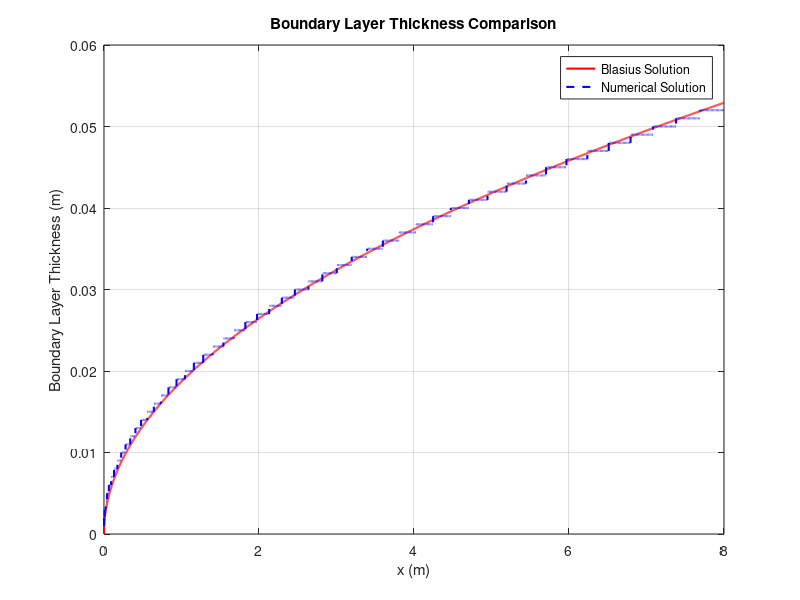
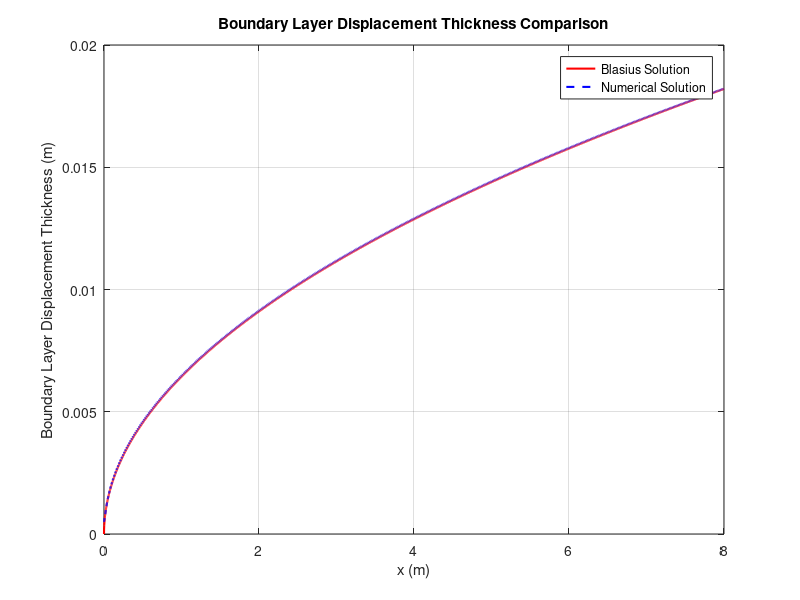
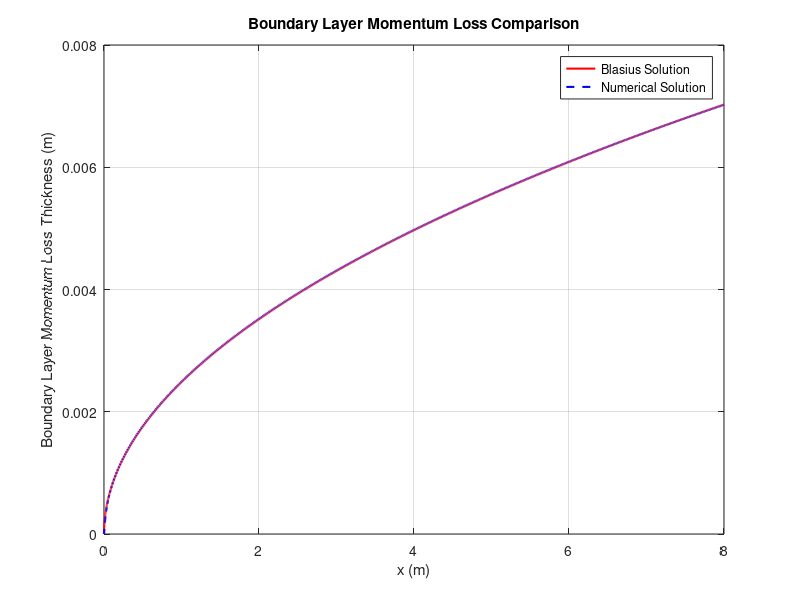
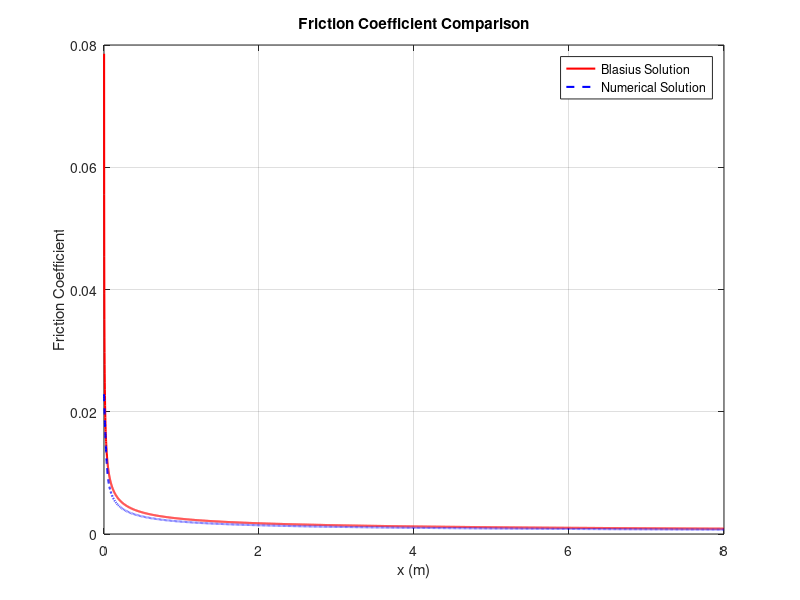

Recreate these plots in MATLAB, in order.
clear
clc
close all

U = 1;                
nu = 1.4e-5; 
den = 1.225;
L = 8;                 
H = 0.06;             
dx = 0.001;            
dy = 0.001;          
Nx = int64(L/dx + 1);         
Ny = int64(H/dy + 1);         

u = zeros(Ny, Nx);     
v = zeros(Ny, Nx);    

u(:, 1) = U;           
u(1, :) = 0;           
v(1, :) = 0;           
v(end, :) = 0;        
u(end, :) = U;         

x = linspace(0, L, Nx);
y = linspace(0, H, Ny);


for i = 1:Nx-1
    fprintf('%d %d\n', i, Nx);

    for j = 2:Ny-1
        u(j, i+1) = u(j, i) + nu * (u(j+1, i) - 2 * u(j, i) + u(j-1, i)) / u(j, i) ...
                    * dx / (dy^2) - ((u(j+1, i) - u(j-1, i)) / 2 )* (v(j, i) / u(j, i)) * (dx / dy);
        
        v(j, i+1) = v(j-1, i+1)  - 0.5 * ((u(j,i+1) - u(j,i)) / dx + (u(j-1,i+1) - u(j-1,i)) / dx) * dy;
    end
end

% Blasius analytical solutions
Re = U * x / nu;
delta_blausius = 5 * x ./ sqrt(Re);
delta_blausius(1)=0;
delta_star_blausius = 1.72 * x ./ sqrt(Re);
delta_star_blausius(1)=0;
delta_2_blausius = 0.664 * x ./ sqrt(Re);
delta_2_blausius(1)=0;
cf_blausius = 0.664 ./ sqrt(Re);
%cf_blausius(1)=0;

% Numerical solutions
[~, idx] = max(u >= 0.99 * U, [], 1); 
delta_numerical = y(idx);

f = 1 - u / U;
delta_star_numerical = trapz(y, f);

f2 = (u / U) .* (1 - u / U);
delta_2_numerical = trapz(y, f2);

t_wall = nu * (u(2, :) / dy);
cf_numerical = t_wall / (0.5 * den * U^2);
%%
%PLOTTING STUFF
figure
plot(x, delta_blausius, 'r-', 'LineWidth', 1.5)
hold on
plot(x, delta_numerical, 'b--', 'LineWidth', 1.5)
xlabel('x (m)')
ylabel('Boundary Layer Thickness (m)')
title('Boundary Layer Thickness Comparison')
legend('Blasius Solution', 'Numerical Solution')
grid on
hold off

figure
plot(x, delta_star_blausius, 'r-', 'LineWidth', 1.5)
hold on
plot(x, delta_star_numerical, 'b--', 'LineWidth', 1.5);
xlabel('x (m)')
ylabel('Boundary Layer Displacement Thickness (m)')
title('Boundary Layer Displacement Thickness Comparison')
legend('Blasius Solution', 'Numerical Solution')
grid on
hold off

figure
plot(x, delta_2_blausius, 'r-', 'LineWidth', 1.5); hold on
plot(x, delta_2_numerical, 'b--', 'LineWidth', 1.5)
xlabel('x (m)')
ylabel('Boundary Layer Momentum Loss Thickness (m)')
title('Boundary Layer Momentum Loss Comparison')
legend('Blasius Solution', 'Numerical Solution')
grid on
hold off

figure
plot(x, cf_blausius, 'r-', 'LineWidth', 1.5); hold on
plot(x, cf_numerical, 'b--', 'LineWidth', 1.5)
xlabel('x (m)')
ylabel('Friction Coefficient')
title('Friction Coefficient Comparison')
legend('Blasius Solution', 'Numerical Solution')
grid on
hold off


% Error calculations
% Boundary Layer Thickness
error_delta_mae = mean(abs(delta_blausius - delta_numerical));
error_delta_rmse = sqrt(mean((delta_blausius - delta_numerical).^2));
error_delta_max = max(abs(delta_blausius - delta_numerical));

% Displacement Thickness
error_delta_star_mae = mean(abs(delta_star_blausius - delta_star_numerical));
error_delta_star_rmse = sqrt(mean((delta_star_blausius - delta_star_numerical).^2));
error_delta_star_max = max(abs(delta_star_blausius - delta_star_numerical));

% Momentum Thickness
error_delta_2_mae = mean(abs(delta_2_blausius - delta_2_numerical));
error_delta_2_rmse = sqrt(mean((delta_2_blausius - delta_2_numerical).^2));
error_delta_2_max = max(abs(delta_2_blausius - delta_2_numerical));

% Friction Coefficient
error_cf_mae = mean(abs(cf_blausius(2:end) - cf_numerical(2:end)));
error_cf_rmse = sqrt(mean((cf_blausius(2:end) - cf_numerical(2:end)).^2));
error_cf_max = max(abs(cf_blausius(2:end) - cf_numerical(2:end)));

disp('Errors for Boundary Layer Thickness (delta):')
disp(['MAE: ', num2str(error_delta_mae)])
disp(['RMSE: ', num2str(error_delta_rmse)])
disp(['Max Error: ', num2str(error_delta_max)])

disp('Errors for Displacement Thickness (delta*):')
disp(['MAE: ', num2str(error_delta_star_mae)])
disp(['RMSE: ', num2str(error_delta_star_rmse)])
disp(['Max Error: ', num2str(error_delta_star_max)])

disp('Errors for Momentum Thickness (delta2):')
disp(['MAE: ', num2str(error_delta_2_mae)])
disp(['RMSE: ', num2str(error_delta_2_rmse)])
disp(['Max Error: ', num2str(error_delta_2_max)])

disp('Errors for Friction Coefficient (cf):')
disp(['MAE: ', num2str(error_cf_mae)])
disp(['RMSE: ', num2str(error_cf_rmse)])
disp(['Max Error: ', num2str(error_cf_max)])





plot_contours = input(['Contour και  διανύσματα της ταχύτητας eίναι βαριά. Plot? (yes/no): '], 's');

if strcmpi(plot_contours, 'yes')
    [X, Y] = meshgrid(x, y);
    figure
    contourf(X, Y, sqrt(u.^2 + v.^2), 50, 'LineColor', 'none') 
    hold on
    plot(X(:), Y(:), 'k.', 'MarkerSize', 0.5); 
    plot(x, delta_blausius, 'r-', 'LineWidth', 3)
    plot(x, delta_numerical, 'b--', 'LineWidth', 3)
    colorbar;
    xlabel('x (m)')
    ylabel('y (m)')
    title('Velocity |V| Contour Plot')
    grid on
    hold off

    figure
    quiver(X, Y, u, v, 'k')
    yline(0, 'b', 'LineWidth', 0.5)
    xlabel('x (m)')
    ylabel('y (m)')
    title('Velocity Vector Field')
    axis equal
    grid on
else
    disp('Plots were skipped by user request.');
end





